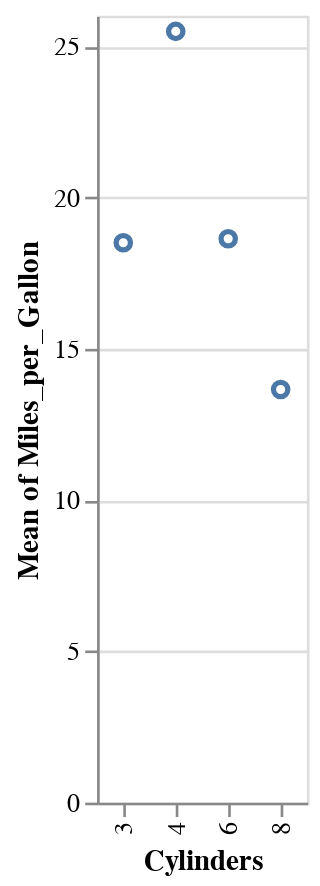

Source (notebook cell):
### Code cell
alt.Chart(cars).mark_point().transform_filter('year(datum.Year) < 1975').encode(
    alt.Y('mean(Miles_per_Gallon):Q'),
    alt.X('Cylinders:O')
)

### Figure 1 — Vega-Lite specification as saved in the notebook (floating-point values rounded to 4 significant figures; data arrays with more than 128 entries replaced by an {"elided": "..."} marker saying what was removed)
{"config": {"view": {"continuousWidth": 300, "continuousHeight": 300}}, "data": {"name": "data-f02450ab61490a1363517a0190416235"}, "mark": {"type": "point"}, "encoding": {"x": {"field": "Cylinders", "type": "ordinal"}, "y": {"aggregate": "mean", "field": "Miles_per_Gallon", "type": "quantitative"}}, "transform": [{"filter": "year(datum.Year) < 1975"}], "$schema": "https://vega.github.io/schema/vega-lite/v5.8.0.json", "datasets": {"data-f02450ab61490a1363517a0190416235": {"elided": "406 records"}}}
